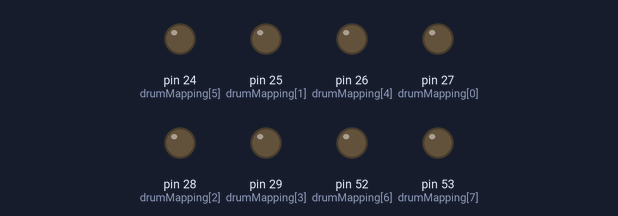
Simulated run of this sketch. Board: Arduino Mega 2560, built with avr-gcc and run on an emulated ATmega2560. Parts: output pins drawn as LEDs (lit = HIGH). At 4.4 s the program stops and its outputs stay as they are.

Above: at 0.1 s.
Timing chart, 0 to 5.4 s (numbered marks = the images above):
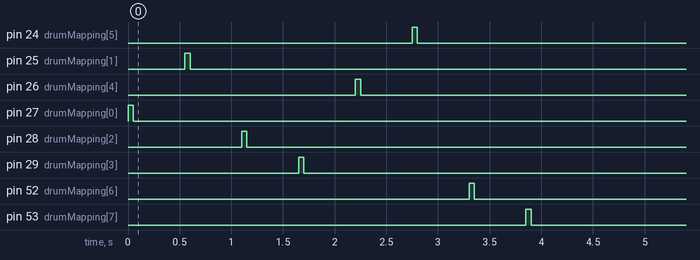

Measured:
- by itself, pin 24 (drumMapping[5]): LOW → HIGH at 2.8 s, → LOW 0.05 s later
- by itself, pin 25 (drumMapping[1]): LOW → HIGH at 0.55 s, → LOW 0.05 s later
- by itself, pin 26 (drumMapping[4]): LOW → HIGH at 2.2 s, → LOW 0.05 s later
- by itself, pin 27 (drumMapping[0]): LOW → HIGH at 0.00 s, → LOW 0.05 s later
- by itself, pin 28 (drumMapping[2]): LOW → HIGH at 1.1 s, → LOW 0.05 s later
- by itself, pin 29 (drumMapping[3]): LOW → HIGH at 1.7 s, → LOW 0.05 s later
- by itself, pin 52 (drumMapping[6]): LOW → HIGH at 3.3 s, → LOW 0.05 s later
- by itself, pin 53 (drumMapping[7]): LOW → HIGH at 3.9 s, → LOW 0.05 s later

The sketch:

perc_robot_code_basic.ino
```cpp
int drumMapping[] = {27, 25, 28, 29, 26, 24, 52, 53};

void setup()
{
    for(int i = 0; i < 8; i++) {
     pinMode(drumMapping[i], OUTPUT);
     digitalWrite(drumMapping[i], LOW);
    }

}

void loop()
{
  for(int i = 0; i<8; i++){
    digitalWrite(drumMapping[i], HIGH);
    delay(50);
    digitalWrite(drumMapping[i], LOW);
    delay(500);
  }
  while(1);
}
```
